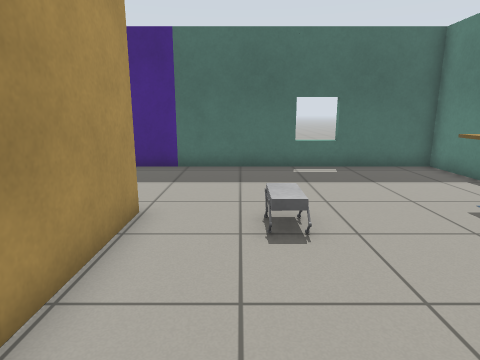
View 1 (above)

19 first-person views from a walk through a robot-simulator world made for Gazebo. The camera is 1 m above the floor, tilts 12° down and sees 75° across. The floor is counted in squares, 0.5 m on a side. Each view is taken from the middle of a square. On the plan, view 1 faces up. The plan holds only what a view shows up to about 18 squares ahead; the rest is blank. The place goes on beyond the plan. Gazebo's built-in surfaces are drawn with simple patterns.

View 2
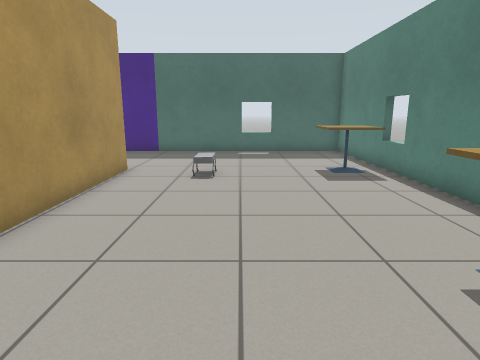

View 3
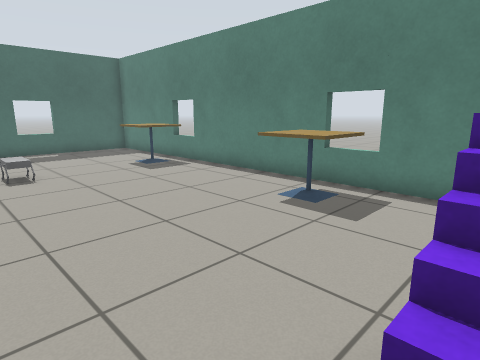

View 4
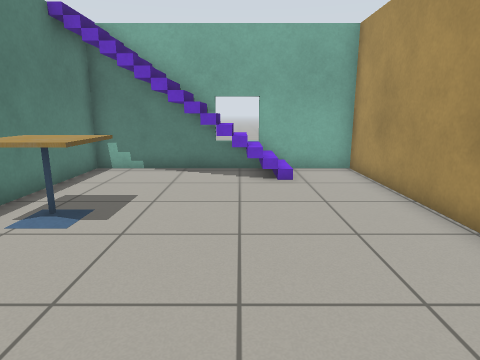

View 5
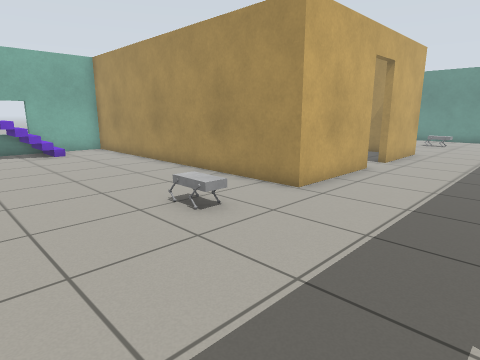

View 6
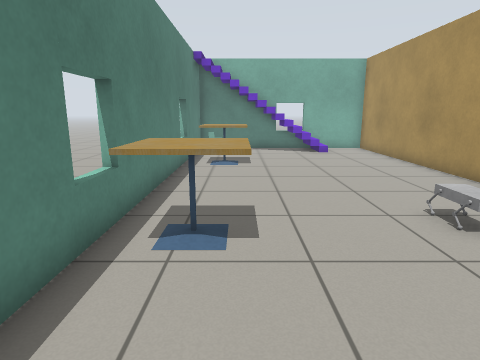

View 7
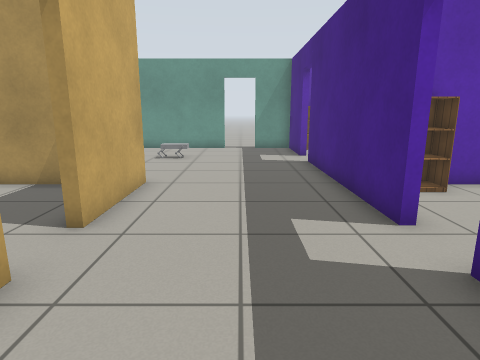

View 8
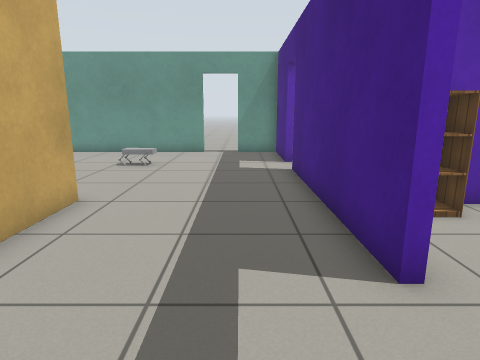

View 9
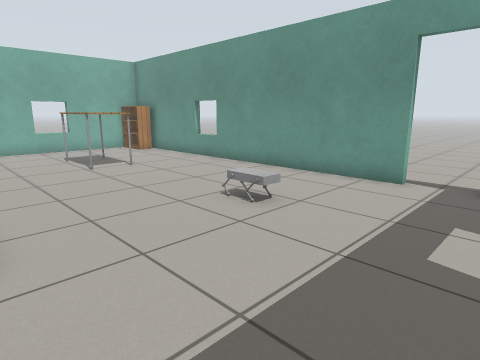

View 10
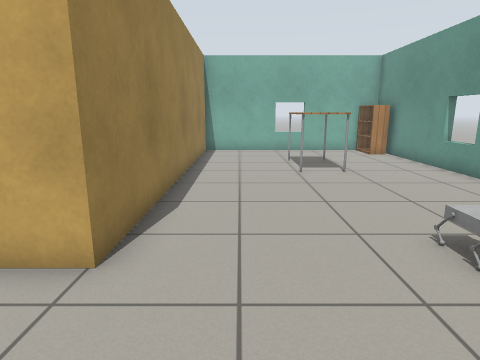

View 11
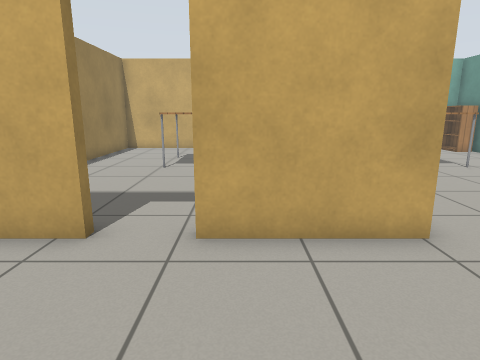

View 12
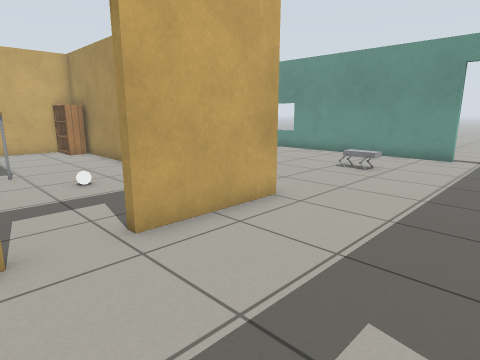

View 13
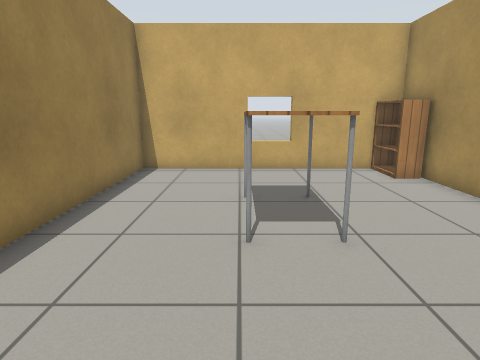

View 14
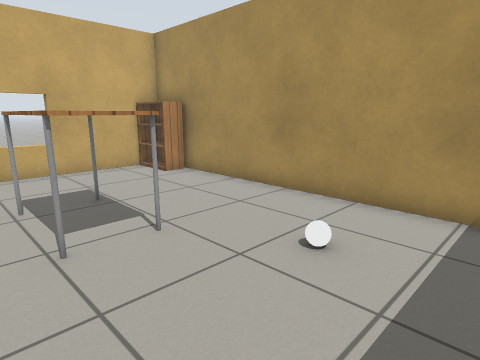

View 15
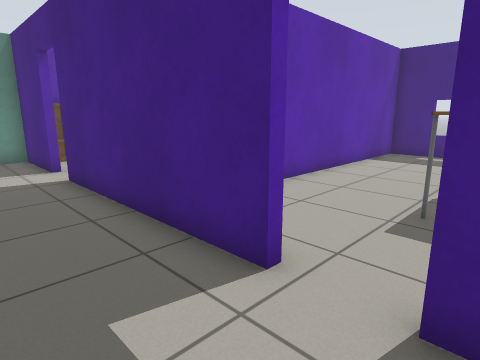

View 16
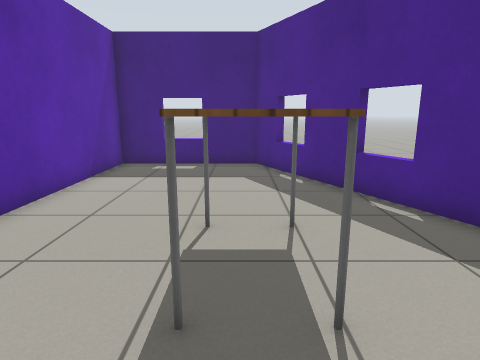

View 17
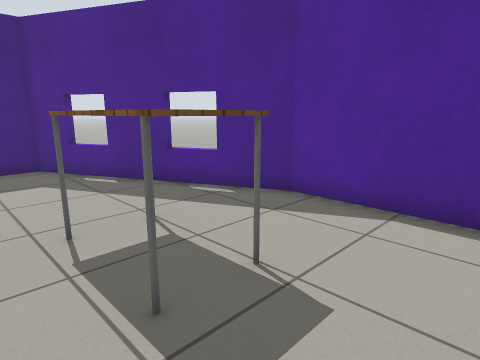

View 18
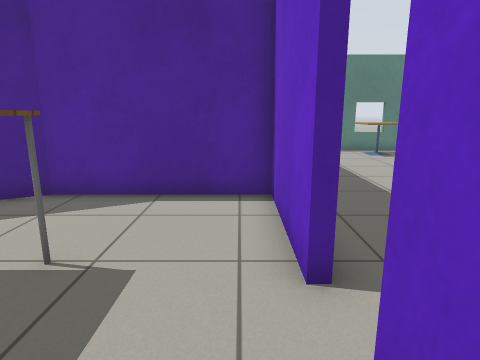

View 19
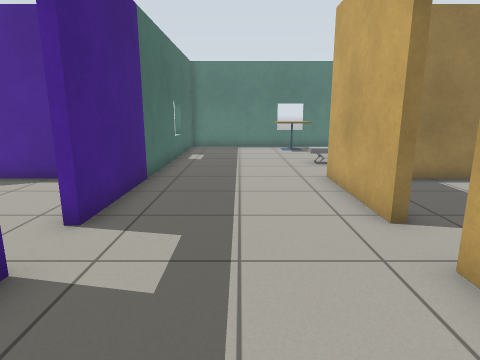

### Floor plan
Points are (right, up) in squares from view 1. A wall is a line through its corners. A room is listed if a view was taken in it or the views show most of it. See-through windows are left out.
Room 1 (views 1, 2, 3, 4, 5, 6)
walls: (-2.1, 6.2) (-2.1, -7.5) (7.3, -7.5) (7.3, 11.9) (-0.4, 11.9)
ways out: opening at (-1, 9) to room 2; gap at (3, -8)
objects: other object (1, 5) to (1, 6); cafe table (5, -2) to (6, -1); cafe table (5, 5) to (7, 7); stairs (7, -6)
Room 2 (views 7, 8, 9, 10, 11, 12, 15, 19)
walls: (-6.5, 6.2) (-2.1, 6.2); (-21.5, 8.1) (-21.5, -7.5) (-12.1, -7.5) (-12.1, 6.2) (-8.2, 6.2); (-18, 11.9) (-21.5, 11.9) (-21.5, 9.9); (-8.4, 11.9) (-16.4, 11.9); (-0.4, 11.9) (-6.6, 11.9)
ways out: opening at (-1, 9) to room 1; open door at (-7.5, 6) to room 3; open door at (-7.5, 12) to room 4; open door at (-22, 9); open door at (-17.5, 12)
objects: bookshelf (-21, -7) to (-21, -6); other object (-18, 6) to (-17, 6); table (-17, -3) to (-16, -3); table (-17, -1) to (-16, -1)
Room 3 (views 13, 14)
walls: (-2.4, 1.7) (-2.4, 3.6); (-11.8, 4.6) (-11.8, -7.5) (-2.4, -7.5) (-2.4, -0.4)
ways out: open door at (-7.5, 6) to room 2
objects: bookshelf (-11, -7) to (-11, -6); white ball (-9, 2); table (-7, -3) to (-6, -1)
Room 4 (views 16, 17, 18)
walls: (-9.1, 12.2) (-8.4, 12.2); (-6.6, 12.2) (-2.4, 12.2) (-2.4, 17.7) (-6.3, 25.6) (-11.8, 25.6) (-11.8, 14.1)
ways out: open door at (-7.5, 12) to room 2
objects: bookshelf (-11, 13) to (-11, 14); table (-7, 16) to (-6, 18)

Where each view was taken, in squares from view 1:
view 1: 0 up, 0 right, facing up
view 2: 5 down, 2 right, facing up
view 3: 6 down, 1 left, facing up-right
view 4: 4 up, 2 right, facing down
view 5: 11 up, 5 right, facing down-left
view 6: 11 up, 5 right, facing down
view 7: 9 up, 3 left, facing left
view 8: 10 up, 5 left, facing left
view 9: 11 up, 12 left, facing down-left
view 10: 10 up, 14 left, facing down
view 11: 11 up, 9 left, facing down
view 12: 11 up, 6 left, facing down-left
view 13: 4 up, 6 left, facing down
view 14: 4 up, 5 left, facing down-left
view 15: 9 up, 6 left, facing up-left
view 16: 13 up, 7 left, facing up
view 17: 13 up, 9 left, facing up-right
view 18: 13 up, 10 left, facing right
view 19: 9 up, 12 left, facing right
